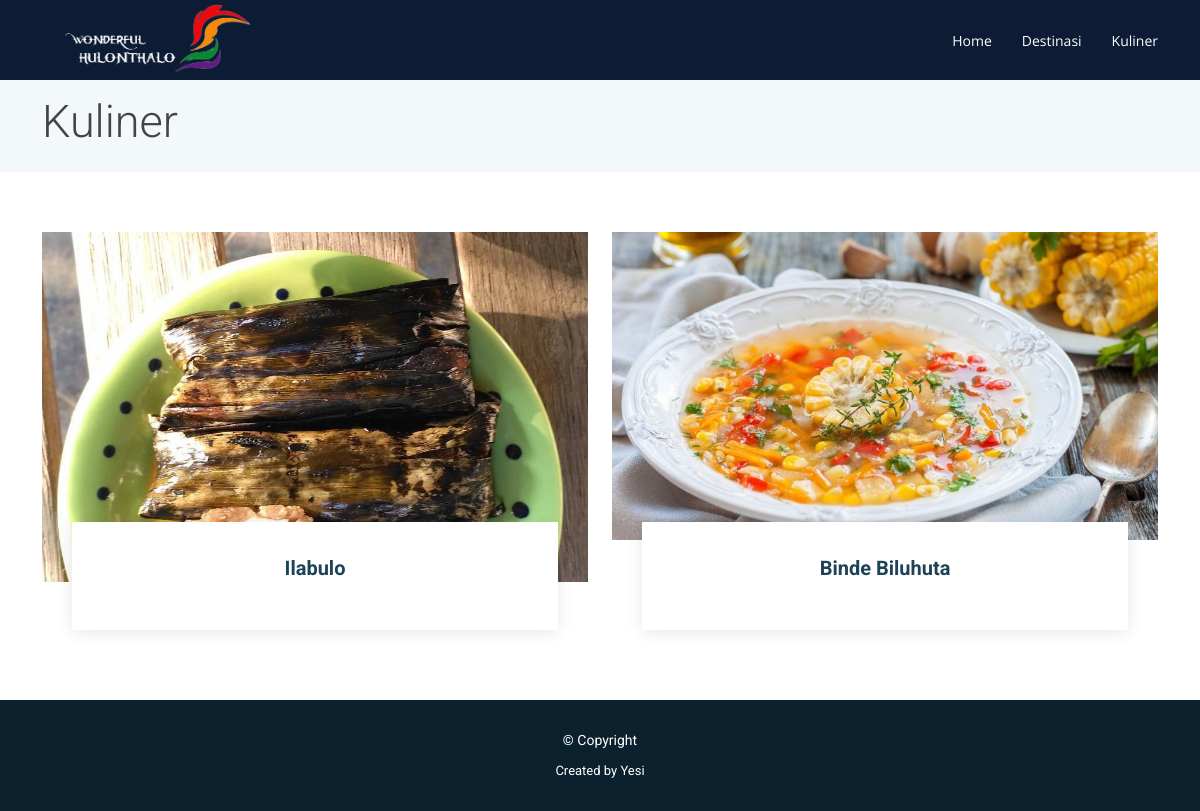
Page /kuliner.php on the committed database.
### tables this page shows
CREATE TABLE `kuliner` (
  `id` int(11) NOT NULL,
  `nama` varchar(255) NOT NULL,
  `deskripsi` text NOT NULL,
  `foto` text NOT NULL
);

### kuliner.php (the view, shortened to what this page needs)
<?php
require_once 'helper/connection.php';
$sql_kuliner = "SELECT * FROM kuliner";
$all_kuliner = $con->query($sql_kuliner);
?>
<!DOCTYPE html>
<html lang="en">
<head>
    <link href="assets/vendor/animate.css/animate.min.css" rel="stylesheet">
    <link href="assets/vendor/aos/aos.css" rel="stylesheet">
    <link href="assets/vendor/bootstrap/css/bootstrap.min.css" rel="stylesheet">
    <link href="assets/vendor/bootstrap-icons/bootstrap-icons.css" rel="stylesheet">
    <link href="assets/vendor/boxicons/css/boxicons.min.css" rel="stylesheet">
    <link href="assets/vendor/glightbox/css/glightbox.min.css" rel="stylesheet">
    <link href="assets/vendor/swiper/swiper-bundle.min.css" rel="stylesheet">
    <link href="assets/css/style.css" rel="stylesheet">
</head>
<body>
    <header id="header" class="fixed-top d-flex align-items-center ">
        <div class="container d-flex justify-content-between align-items-center">
            <div class="logo">
                <a href="index.php"><img src="assets/img/logo/logo2.png" width="220px" alt="" class="img-fluid"></a>
            </div>
            <nav id="navbar" class="navbar">
                <ul>
                    <li><a <?php if ($_SERVER['PHP_SELF'] == "/webwisata/index.php") { ?> class="active" <?php } ?> href="index.php">Home</a></li>
                    <li><a <?php if ($_SERVER['PHP_SELF'] == "/webwisata/destinasi.php") { ?> class="active" <?php } ?> href="destinasi.php">Destinasi</a></li>
                    <li><a <?php if ($_SERVER['PHP_SELF'] == "/webwisata/kuliner.php") { ?> class="active" <?php } ?> href="kuliner.php">Kuliner</a></li>
                </ul>
            </nav>
        </div>
    </header>
    <main id="main">
        <section class="breadcrumbs">
            <div class="container">
                <div class="d-flex justify-content-between align-items-center">
                    <h2 style="font-size: 45px;">Kuliner</h2>
                </div>
            </div>
        </section>
        <section class="service-details">
            <div class="container">
                <div class="row">
                    <?php
                    while ($row_kuliner = mysqli_fetch_assoc($all_kuliner)) {
                    ?>
                        <div class="col-md-6 d-flex align-items-stretch" data-aos="fade-up">
                            <div class="card">
                                <div class="card-img" style="height: 350px;">
                                    <img href="kuliner_detail.php?id=<?= $row_kuliner['id']; ?>" src="assets/img/kuliner/<?= $row_kuliner['foto']; ?>" alt="...">
                                </div>
                                <div class="card-body">
                                    <h5 class="card-title"><a href="kuliner_detail.php?id=<?= $row_kuliner['id']; ?>"><?= $row_kuliner['nama']; ?></a></h5>
                                </div>
                            </div>
                        </div>
                    <?php
                    }
                    ?>
                </div>
            </div>
        </section>
        <footer id="footer">
            <div class="container">
                <div class="copyright">
                    &copy; Copyright <strong><span></span></strong>
                </div>
                <div class="credits">
                    Created by Yesi</a>
                </div>
            </div>
        </footer>
</body>
</html>

### assets/css/style.css (style rules this page uses)
body { font-family: "Roboto", "Open Sans", sans-serif; color: #444; }
a { color: #4fa6d5; text-decoration: none; }
h1, h2, h3, h4, h5, h6, .font-primary { font-family: "Roboto", sans-serif; }
#header { height: 80px; transition: all 0.5s; z-index: 997; transition: all 0.5s; background: #0C1C34; }
#header .logo img { padding: 0; margin: 0; }
#main { margin-top: 80px; }
.navbar { padding: 0; }
.navbar ul { margin: 0; padding: 0; display: flex; list-style: none; align-items: center; }
.navbar li { position: relative; }
.navbar a, .navbar a:focus { display: flex; align-items: center; justify-content: space-between; padding: 10px 0 10px 30px; font-family: "Open Sans", sans-serif; font-size: 14px; color: #fff; white-space: nowrap; transition: 0.3s; }
section { padding: 60px 0; }
.breadcrumbs { padding: 15px 0; background-color: #f3f8fa; min-height: 40px; }
.breadcrumbs h2 { font-size: 28px; font-weight: 300; }
.service-details { padding-bottom: 10px; }
.service-details .card { border: 0; padding: 0 30px; margin-bottom: 60px; position: relative; }
.service-details .card-img { width: calc(100% + 60px); margin-left: -30px; overflow: hidden; z-index: 9; border-radius: 0; }
.service-details .card-img img { max-width: 100%; transition: all 0.3s ease-in-out; }
.service-details .card-body { z-index: 10; background: #fff; border-top: 4px solid #fff; padding: 30px; box-shadow: 0px 2px 15px rgba(0, 0, 0, 0.1); margin-top: -60px; transition: 0.3s; }
.service-details .card-title { font-weight: 700; text-align: center; margin-bottom: 20px; }
.service-details .card-title a { color: #1e4356; transition: 0.3s; }
#footer { background: #0b212d; padding: 0 0 30px 0; color: #fff; font-size: 14px; }
#footer .copyright { text-align: center; padding-top: 30px; }
#footer .credits { padding-top: 10px; text-align: center; font-size: 13px; color: #fff; }

### rows in the picture
kuliner: foto (picture), nama "Ilabulo"
kuliner: foto (picture), nama "Binde Biluhuta"
